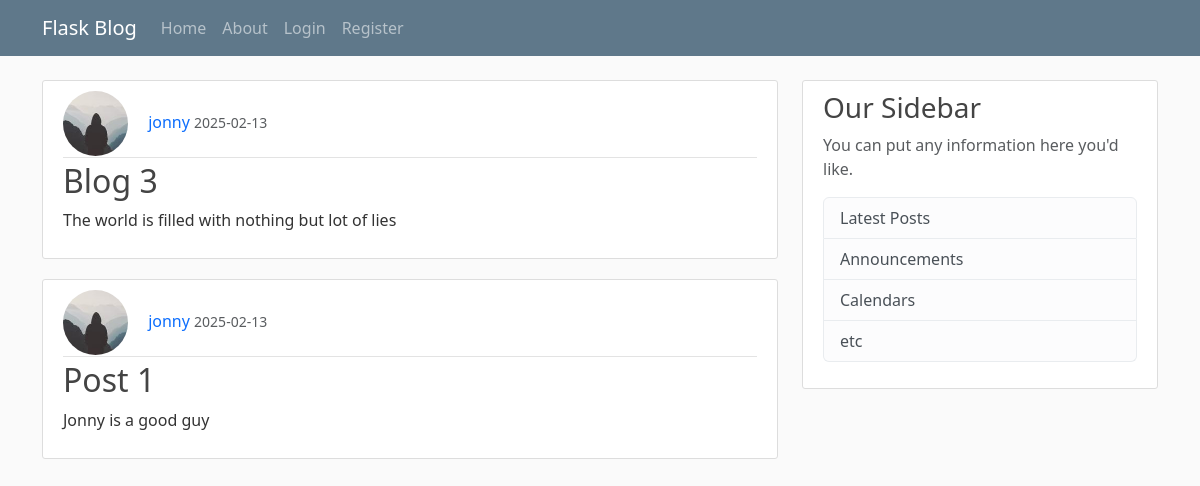
Page /home on the earlier database version.
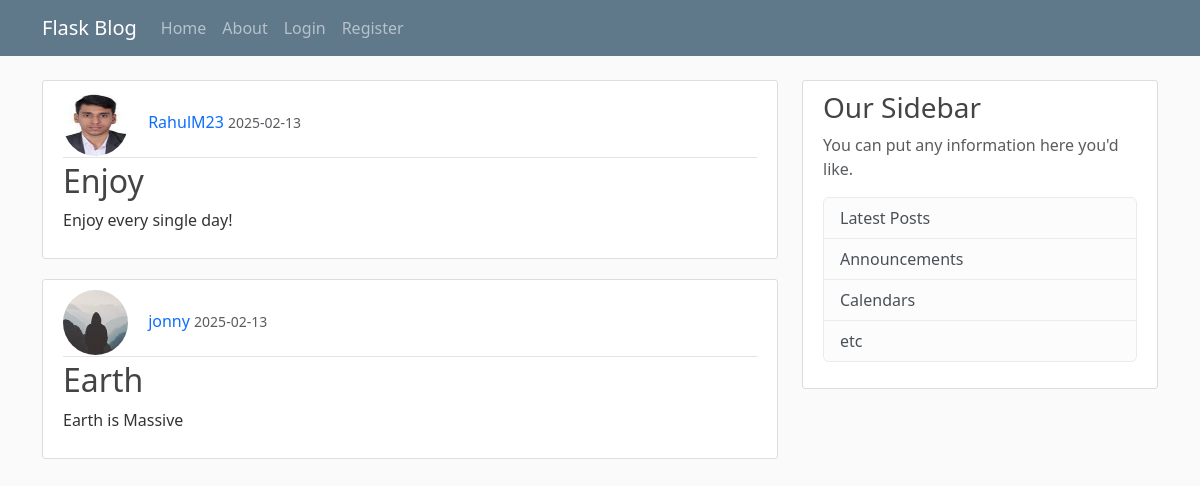
Same page on the later database version.
### main/models.py (models this page shows, shortened)
class Post(db.Model):
    id = db.Column(db.Integer, primary_key=True)
    title = db.Column(db.String(100), nullable=False)
    date_posted = db.Column(db.DateTime, nullable=False, default=datetime.utcnow)
    content = db.Column(db.Text, nullable=False)
    user_id = db.Column(db.Integer, db.ForeignKey('user.id'), nullable=False)

class User(db.Model, UserMixin):
    id = db.Column(db.Integer, primary_key=True)
    username = db.Column(db.String(20), unique=True, nullable=False)
    email = db.Column(db.String(120), unique=True, nullable=False)
    image_file = db.Column(db.String(20), nullable=False, default='default.jpg')
    password = db.Column(db.String(60), nullable=False)
    posts = db.relationship('Post',backref='author', lazy=True)

### main/routes.py (the view)
@app.route("/")
@app.route("/home")
def home():
    posts = Post.query.all()
    return render_template("home.html", posts = posts)

### main/templates/home.html (shortened to what this page needs)
{% extends "layout.html" %}
{% block content %}
    {% for post in posts %}
        <article class="media content-section">
            <div class="media-body">
            <div class="article-metadata">
                <img class="rounded-circle article-img" src="{{url_for('static', filename='profile/' + post.author.image_file)}}" alt="">
                <a class="decoration mr-2" href="#">{{ post.author.username }}</a>
                <small class="text-muted">{{ post.date_posted.strftime('%Y-%m-%d') }}</small>
            </div>
            <h2><a class="decoration article-title" href="{{url_for('post', post_id=post.id)}}">{{ post.title }}</a></h2>
            <p class="article-content">{{ post.content }}</p>
            </div>
        </article>
    {% endfor %}
{% endblock %}

### main/templates/layout.html (shortened to what this page needs)
<!DOCTYPE html>
<html lang="en">
<head>
    <link href="https://cdn.jsdelivr.net/npm/bootstrap@5.3.3/dist/css/bootstrap.min.css" rel="stylesheet">
    <link rel="stylesheet" href="/static/main.css">
</head>
<body>
    <nav class="navbar navbar-expand-md navbar-dark bg-steel fixed-top">
        <div class="container">
          <a class="navbar-brand mr-4" href="/">Flask Blog</a>
          <div class="collapse navbar-collapse" id="navbarToggle">
            <div class="navbar-nav mr-auto">
              <a class="nav-item nav-link" href="{{ url_for('home') }}">Home</a>
              <a class="nav-item nav-link" href="{{ url_for('about') }}">About</a>
            </div>
            <div class="navbar-nav">
              {% if current_user.is_authenticated %}
                <a class="nav-item nav-link" href="{{ url_for('new_post') }}">New Post</a>
                <a class="nav-item nav-link" href="{{ url_for('account') }}">Account</a>
                <a class="nav-item nav-link" href="{{ url_for('logout') }}">Logout</a>
              {% else %}
                <a class="nav-item nav-link" href="{{ url_for('login') }}">Login</a>
                <a class="nav-item nav-link" href="{{ url_for('register') }}">Register</a>
              {% endif %}
            </div>
          </div>
        </div>
      </nav>
      <main role="main" class="container">
        <div class="row">
          <div class="col-md-8">
            {% block content %}{% endblock %}
          </div>
          <div class="col-md-4">
            <div class="content-section">
              <h3>Our Sidebar</h3>
              <p class='text-muted'>You can put any information here you'd like.
                <ul class="list-group">
                  <li class="list-group-item list-group-item-light">Latest Posts</li>
                  <li class="list-group-item list-group-item-light">Announcements</li>
                  <li class="list-group-item list-group-item-light">Calendars</li>
                  <li class="list-group-item list-group-item-light">etc</li>
                </ul>
              </p>
            </div>
          </div>
        </div>
      </main>
</body>
</html>

### main/static/main.css (style rules this page uses)
body { background: #fafafa; color: #333333; margin-top: 5rem; }
h1, h2, h3, h4, h5, h6 { color: #444444; }
.bg-steel { background-color: #5f788a; }
.content-section { background: #ffffff; padding: 10px 20px; border: 1px solid #dddddd; border-radius: 3px; margin-bottom: 20px; }
.article-title { color: #444444; }
.article-content { white-space: pre-line; }
.article-img { height: 65px; width: 65px; margin-right: 16px; }
.article-metadata { padding-bottom: 1px; margin-bottom: 4px; border-bottom: 1px solid #e3e3e3 }

### main/templates/home.html (style rules this page uses)
.decoration { text-decoration: none; }

Differences in the rows shown:
removed Post: image_file (picture), author.username "jonny", date_posted "2025-02-13", title "Blog 3", content "The world is filled with nothing but lot of lies"
removed Post: image_file (picture), author.username "jonny", date_posted "2025-02-13", title "Post 1", content "Jonny is a good guy"
added Post: image_file (picture), author.username "RahulM23", date_posted "2025-02-13", title "Enjoy", content "Enjoy every single day!"
added Post: image_file (picture), author.username "jonny", date_posted "2025-02-13", title "Earth", content "Earth is Massive"
